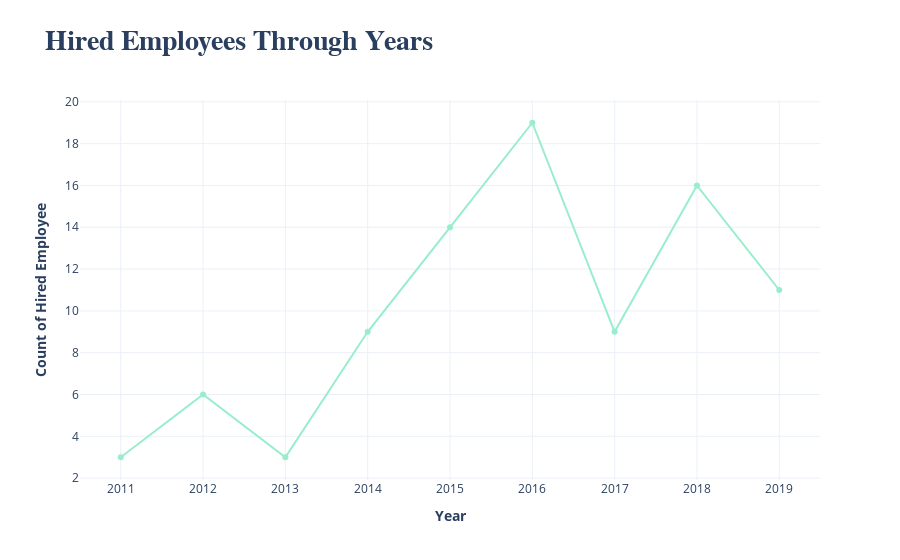

The notebook cell saved with this chart:
### Code cell
fig = px.line(
    x= hiring_year.index,
    y= hiring_year,
    markers= True,
    color_discrete_sequence= [used_color[5]],
    labels= {'x':'<b>Year', 'y':'<b>Count of Hired Employee'},
    template='plotly_white',
    title= '<b>Hired Employees Through Years'
)

custom_layout()
iplot(fig)

### Figure 1 — Plotly figure (JSON) as saved in the notebook; plotly's stock layout.template omitted (floating-point values rounded to 4 significant figures)
{"data": [{"hovertemplate": "<b>Year=%{x}<br><b>Count of Hired Employee=%{y}<extra></extra>", "legendgroup": "", "line": {"color": "#98EECC", "dash": "solid"}, "marker": {"symbol": "circle"}, "mode": "lines+markers", "name": "", "orientation": "v", "showlegend": false, "type": "scatter", "x": [2011, 2012, 2013, 2014, 2015, 2016, 2017, 2018, 2019], "xaxis": "x", "y": [3, 6, 3, 9, 14, 19, 9, 16, 11], "yaxis": "y"}], "layout": {"hoverlabel": {"bgcolor": "#111", "font": {"family": "arial", "size": 16}}, "legend": {"tracegroupgap": 0}, "showlegend": false, "title": {"font": {"family": "tahoma", "size": 28}, "text": "<b>Hired Employees Through Years"}, "xaxis": {"anchor": "y", "domain": [0, 1], "title": {"text": "<b>Year"}}, "yaxis": {"anchor": "x", "domain": [0, 1], "title": {"text": "<b>Count of Hired Employee"}}}}
